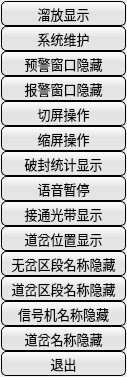
<?xml version="1.0" encoding="UTF-8"?>
<ui version="4.0">
 <class>CFuzhuMenuDlg</class>
 <widget class="QDialog" name="CFuzhuMenuDlg">
  <property name="geometry">
   <rect>
    <x>0</x>
    <y>0</y>
    <width>127</width>
    <height>377</height>
   </rect>
  </property>
  <property name="windowTitle">
   <string>Dialog</string>
  </property>
  <widget class="QPushButton" name="pushButton_LFShow">
   <property name="geometry">
    <rect>
     <x>1</x>
     <y>1</y>
     <width>125</width>
     <height>25</height>
    </rect>
   </property>
   <property name="font">
    <font>
     <family>黑体</family>
     <pointsize>10</pointsize>
    </font>
   </property>
   <property name="styleSheet">
    <string notr="true">QPushButton
{
	background-color: qlineargradient(spread:pad, x1:0, y1:0, x2:0, y2:0.954273, stop:0 rgba(255, 255, 255, 255), stop:0.477273 rgba(227, 227, 227, 255), stop:1 rgba(230, 230, 230, 255));
	border-style: outset;
	border-width: 1px;
	border-radius: 5px;
	border-color: black;
}
QPushButton::hover
{
	background-color: qlineargradient(spread:pad, x1:0, y1:0, x2:0, y2:1, stop:0 rgba(225, 225, 225, 255), stop:0.494318 rgba(198, 198, 198, 255), stop:1 rgba(225, 225, 225, 255));
	border-style: solid;
	border-radius: 5px;
	border-width: 1px;
	border-color: blue;
}

QPushButton::pressed
{
	background-color: qlineargradient(spread:pad, x1:0, y1:0, x2:0, y2:1, stop:0 rgba(185, 185, 185, 255), stop:0.494318 rgba(163, 163, 163, 255), stop:1 rgba(172, 172, 172, 255));
	border-style: solid;
	border-radius: 5px;
	border-width: 1px;
	border-color: black;
	padding-left:2px;
    padding-top:1px;
}</string>
   </property>
   <property name="text">
    <string>溜放显示</string>
   </property>
  </widget>
  <widget class="QPushButton" name="pushButton_XTWH">
   <property name="geometry">
    <rect>
     <x>1</x>
     <y>26</y>
     <width>125</width>
     <height>25</height>
    </rect>
   </property>
   <property name="font">
    <font>
     <family>黑体</family>
     <pointsize>10</pointsize>
    </font>
   </property>
   <property name="styleSheet">
    <string notr="true">QPushButton
{
	background-color: qlineargradient(spread:pad, x1:0, y1:0, x2:0, y2:0.954273, stop:0 rgba(255, 255, 255, 255), stop:0.477273 rgba(227, 227, 227, 255), stop:1 rgba(230, 230, 230, 255));
	border-style: outset;
	border-width: 1px;
	border-radius: 5px;
	border-color: black;
}
QPushButton::hover
{
	background-color: qlineargradient(spread:pad, x1:0, y1:0, x2:0, y2:1, stop:0 rgba(225, 225, 225, 255), stop:0.494318 rgba(198, 198, 198, 255), stop:1 rgba(225, 225, 225, 255));
	border-style: solid;
	border-radius: 5px;
	border-width: 1px;
	border-color: blue;
}

QPushButton::pressed
{
	background-color: qlineargradient(spread:pad, x1:0, y1:0, x2:0, y2:1, stop:0 rgba(185, 185, 185, 255), stop:0.494318 rgba(163, 163, 163, 255), stop:1 rgba(172, 172, 172, 255));
	border-style: solid;
	border-radius: 5px;
	border-width: 1px;
	border-color: black;
	padding-left:2px;
    padding-top:1px;
}</string>
   </property>
   <property name="text">
    <string>系统维护</string>
   </property>
  </widget>
  <widget class="QPushButton" name="pushButton_BJDlgShow">
   <property name="geometry">
    <rect>
     <x>1</x>
     <y>76</y>
     <width>125</width>
     <height>25</height>
    </rect>
   </property>
   <property name="font">
    <font>
     <family>黑体</family>
     <pointsize>10</pointsize>
    </font>
   </property>
   <property name="styleSheet">
    <string notr="true">QPushButton
{
	background-color: qlineargradient(spread:pad, x1:0, y1:0, x2:0, y2:0.954273, stop:0 rgba(255, 255, 255, 255), stop:0.477273 rgba(227, 227, 227, 255), stop:1 rgba(230, 230, 230, 255));
	border-style: outset;
	border-width: 1px;
	border-radius: 5px;
	border-color: black;
}
QPushButton::hover
{
	background-color: qlineargradient(spread:pad, x1:0, y1:0, x2:0, y2:1, stop:0 rgba(225, 225, 225, 255), stop:0.494318 rgba(198, 198, 198, 255), stop:1 rgba(225, 225, 225, 255));
	border-style: solid;
	border-radius: 5px;
	border-width: 1px;
	border-color: blue;
}

QPushButton::pressed
{
	background-color: qlineargradient(spread:pad, x1:0, y1:0, x2:0, y2:1, stop:0 rgba(185, 185, 185, 255), stop:0.494318 rgba(163, 163, 163, 255), stop:1 rgba(172, 172, 172, 255));
	border-style: solid;
	border-radius: 5px;
	border-width: 1px;
	border-color: black;
	padding-left:2px;
    padding-top:1px;
}</string>
   </property>
   <property name="text">
    <string>报警窗口隐藏</string>
   </property>
  </widget>
  <widget class="QPushButton" name="pushButton_YJDlgShow">
   <property name="geometry">
    <rect>
     <x>1</x>
     <y>51</y>
     <width>125</width>
     <height>25</height>
    </rect>
   </property>
   <property name="font">
    <font>
     <family>黑体</family>
     <pointsize>10</pointsize>
    </font>
   </property>
   <property name="styleSheet">
    <string notr="true">QPushButton
{
	background-color: qlineargradient(spread:pad, x1:0, y1:0, x2:0, y2:0.954273, stop:0 rgba(255, 255, 255, 255), stop:0.477273 rgba(227, 227, 227, 255), stop:1 rgba(230, 230, 230, 255));
	border-style: outset;
	border-width: 1px;
	border-radius: 5px;
	border-color: black;
}
QPushButton::hover
{
	background-color: qlineargradient(spread:pad, x1:0, y1:0, x2:0, y2:1, stop:0 rgba(225, 225, 225, 255), stop:0.494318 rgba(198, 198, 198, 255), stop:1 rgba(225, 225, 225, 255));
	border-style: solid;
	border-radius: 5px;
	border-width: 1px;
	border-color: blue;
}

QPushButton::pressed
{
	background-color: qlineargradient(spread:pad, x1:0, y1:0, x2:0, y2:1, stop:0 rgba(185, 185, 185, 255), stop:0.494318 rgba(163, 163, 163, 255), stop:1 rgba(172, 172, 172, 255));
	border-style: solid;
	border-radius: 5px;
	border-width: 1px;
	border-color: black;
	padding-left:2px;
    padding-top:1px;
}</string>
   </property>
   <property name="text">
    <string>预警窗口隐藏</string>
   </property>
  </widget>
  <widget class="QPushButton" name="pushButton_SPCZ">
   <property name="geometry">
    <rect>
     <x>1</x>
     <y>126</y>
     <width>125</width>
     <height>25</height>
    </rect>
   </property>
   <property name="font">
    <font>
     <family>黑体</family>
     <pointsize>10</pointsize>
    </font>
   </property>
   <property name="styleSheet">
    <string notr="true">QPushButton
{
	background-color: qlineargradient(spread:pad, x1:0, y1:0, x2:0, y2:0.954273, stop:0 rgba(255, 255, 255, 255), stop:0.477273 rgba(227, 227, 227, 255), stop:1 rgba(230, 230, 230, 255));
	border-style: outset;
	border-width: 1px;
	border-radius: 5px;
	border-color: black;
}
QPushButton::hover
{
	background-color: qlineargradient(spread:pad, x1:0, y1:0, x2:0, y2:1, stop:0 rgba(225, 225, 225, 255), stop:0.494318 rgba(198, 198, 198, 255), stop:1 rgba(225, 225, 225, 255));
	border-style: solid;
	border-radius: 5px;
	border-width: 1px;
	border-color: blue;
}

QPushButton::pressed
{
	background-color: qlineargradient(spread:pad, x1:0, y1:0, x2:0, y2:1, stop:0 rgba(185, 185, 185, 255), stop:0.494318 rgba(163, 163, 163, 255), stop:1 rgba(172, 172, 172, 255));
	border-style: solid;
	border-radius: 5px;
	border-width: 1px;
	border-color: black;
	padding-left:2px;
    padding-top:1px;
}</string>
   </property>
   <property name="text">
    <string>缩屏操作</string>
   </property>
  </widget>
  <widget class="QPushButton" name="pushButton_QPCZ">
   <property name="geometry">
    <rect>
     <x>1</x>
     <y>101</y>
     <width>125</width>
     <height>25</height>
    </rect>
   </property>
   <property name="font">
    <font>
     <family>黑体</family>
     <pointsize>10</pointsize>
    </font>
   </property>
   <property name="styleSheet">
    <string notr="true">QPushButton
{
	background-color: qlineargradient(spread:pad, x1:0, y1:0, x2:0, y2:0.954273, stop:0 rgba(255, 255, 255, 255), stop:0.477273 rgba(227, 227, 227, 255), stop:1 rgba(230, 230, 230, 255));
	border-style: outset;
	border-width: 1px;
	border-radius: 5px;
	border-color: black;
}
QPushButton::hover
{
	background-color: qlineargradient(spread:pad, x1:0, y1:0, x2:0, y2:1, stop:0 rgba(225, 225, 225, 255), stop:0.494318 rgba(198, 198, 198, 255), stop:1 rgba(225, 225, 225, 255));
	border-style: solid;
	border-radius: 5px;
	border-width: 1px;
	border-color: blue;
}

QPushButton::pressed
{
	background-color: qlineargradient(spread:pad, x1:0, y1:0, x2:0, y2:1, stop:0 rgba(185, 185, 185, 255), stop:0.494318 rgba(163, 163, 163, 255), stop:1 rgba(172, 172, 172, 255));
	border-style: solid;
	border-radius: 5px;
	border-width: 1px;
	border-color: black;
	padding-left:2px;
    padding-top:1px;
}</string>
   </property>
   <property name="text">
    <string>切屏操作</string>
   </property>
  </widget>
  <widget class="QPushButton" name="pushButton_QFTJShow">
   <property name="geometry">
    <rect>
     <x>1</x>
     <y>151</y>
     <width>125</width>
     <height>25</height>
    </rect>
   </property>
   <property name="font">
    <font>
     <family>黑体</family>
     <pointsize>10</pointsize>
    </font>
   </property>
   <property name="styleSheet">
    <string notr="true">QPushButton
{
	background-color: qlineargradient(spread:pad, x1:0, y1:0, x2:0, y2:0.954273, stop:0 rgba(255, 255, 255, 255), stop:0.477273 rgba(227, 227, 227, 255), stop:1 rgba(230, 230, 230, 255));
	border-style: outset;
	border-width: 1px;
	border-radius: 5px;
	border-color: black;
}
QPushButton::hover
{
	background-color: qlineargradient(spread:pad, x1:0, y1:0, x2:0, y2:1, stop:0 rgba(225, 225, 225, 255), stop:0.494318 rgba(198, 198, 198, 255), stop:1 rgba(225, 225, 225, 255));
	border-style: solid;
	border-radius: 5px;
	border-width: 1px;
	border-color: blue;
}

QPushButton::pressed
{
	background-color: qlineargradient(spread:pad, x1:0, y1:0, x2:0, y2:1, stop:0 rgba(185, 185, 185, 255), stop:0.494318 rgba(163, 163, 163, 255), stop:1 rgba(172, 172, 172, 255));
	border-style: solid;
	border-radius: 5px;
	border-width: 1px;
	border-color: black;
	padding-left:2px;
    padding-top:1px;
}</string>
   </property>
   <property name="text">
    <string>破封统计显示</string>
   </property>
  </widget>
  <widget class="QPushButton" name="pushButton_SpeekStop">
   <property name="geometry">
    <rect>
     <x>1</x>
     <y>176</y>
     <width>125</width>
     <height>25</height>
    </rect>
   </property>
   <property name="font">
    <font>
     <family>黑体</family>
     <pointsize>10</pointsize>
    </font>
   </property>
   <property name="styleSheet">
    <string notr="true">QPushButton
{
	background-color: qlineargradient(spread:pad, x1:0, y1:0, x2:0, y2:0.954273, stop:0 rgba(255, 255, 255, 255), stop:0.477273 rgba(227, 227, 227, 255), stop:1 rgba(230, 230, 230, 255));
	border-style: outset;
	border-width: 1px;
	border-radius: 5px;
	border-color: black;
}
QPushButton::hover
{
	background-color: qlineargradient(spread:pad, x1:0, y1:0, x2:0, y2:1, stop:0 rgba(225, 225, 225, 255), stop:0.494318 rgba(198, 198, 198, 255), stop:1 rgba(225, 225, 225, 255));
	border-style: solid;
	border-radius: 5px;
	border-width: 1px;
	border-color: blue;
}

QPushButton::pressed
{
	background-color: qlineargradient(spread:pad, x1:0, y1:0, x2:0, y2:1, stop:0 rgba(185, 185, 185, 255), stop:0.494318 rgba(163, 163, 163, 255), stop:1 rgba(172, 172, 172, 255));
	border-style: solid;
	border-radius: 5px;
	border-width: 1px;
	border-color: black;
	padding-left:2px;
    padding-top:1px;
}</string>
   </property>
   <property name="text">
    <string>语音暂停</string>
   </property>
  </widget>
  <widget class="QPushButton" name="pushButton_JTGD">
   <property name="geometry">
    <rect>
     <x>1</x>
     <y>201</y>
     <width>125</width>
     <height>25</height>
    </rect>
   </property>
   <property name="font">
    <font>
     <family>黑体</family>
     <pointsize>10</pointsize>
    </font>
   </property>
   <property name="styleSheet">
    <string notr="true">QPushButton
{
	background-color: qlineargradient(spread:pad, x1:0, y1:0, x2:0, y2:0.954273, stop:0 rgba(255, 255, 255, 255), stop:0.477273 rgba(227, 227, 227, 255), stop:1 rgba(230, 230, 230, 255));
	border-style: outset;
	border-width: 1px;
	border-radius: 5px;
	border-color: black;
}
QPushButton::hover
{
	background-color: qlineargradient(spread:pad, x1:0, y1:0, x2:0, y2:1, stop:0 rgba(225, 225, 225, 255), stop:0.494318 rgba(198, 198, 198, 255), stop:1 rgba(225, 225, 225, 255));
	border-style: solid;
	border-radius: 5px;
	border-width: 1px;
	border-color: blue;
}

QPushButton::pressed
{
	background-color: qlineargradient(spread:pad, x1:0, y1:0, x2:0, y2:1, stop:0 rgba(185, 185, 185, 255), stop:0.494318 rgba(163, 163, 163, 255), stop:1 rgba(172, 172, 172, 255));
	border-style: solid;
	border-radius: 5px;
	border-width: 1px;
	border-color: black;
	padding-left:2px;
    padding-top:1px;
}</string>
   </property>
   <property name="text">
    <string>接通光带显示</string>
   </property>
  </widget>
  <widget class="QPushButton" name="pushButton_DCWZShow">
   <property name="geometry">
    <rect>
     <x>1</x>
     <y>226</y>
     <width>125</width>
     <height>25</height>
    </rect>
   </property>
   <property name="font">
    <font>
     <family>黑体</family>
     <pointsize>10</pointsize>
    </font>
   </property>
   <property name="styleSheet">
    <string notr="true">QPushButton
{
	background-color: qlineargradient(spread:pad, x1:0, y1:0, x2:0, y2:0.954273, stop:0 rgba(255, 255, 255, 255), stop:0.477273 rgba(227, 227, 227, 255), stop:1 rgba(230, 230, 230, 255));
	border-style: outset;
	border-width: 1px;
	border-radius: 5px;
	border-color: black;
}
QPushButton::hover
{
	background-color: qlineargradient(spread:pad, x1:0, y1:0, x2:0, y2:1, stop:0 rgba(225, 225, 225, 255), stop:0.494318 rgba(198, 198, 198, 255), stop:1 rgba(225, 225, 225, 255));
	border-style: solid;
	border-radius: 5px;
	border-width: 1px;
	border-color: blue;
}

QPushButton::pressed
{
	background-color: qlineargradient(spread:pad, x1:0, y1:0, x2:0, y2:1, stop:0 rgba(185, 185, 185, 255), stop:0.494318 rgba(163, 163, 163, 255), stop:1 rgba(172, 172, 172, 255));
	border-style: solid;
	border-radius: 5px;
	border-width: 1px;
	border-color: black;
	padding-left:2px;
    padding-top:1px;
}</string>
   </property>
   <property name="text">
    <string>道岔位置显示</string>
   </property>
  </widget>
  <widget class="QPushButton" name="pushButton_WCQDNameShow">
   <property name="geometry">
    <rect>
     <x>1</x>
     <y>251</y>
     <width>125</width>
     <height>25</height>
    </rect>
   </property>
   <property name="font">
    <font>
     <family>黑体</family>
     <pointsize>10</pointsize>
    </font>
   </property>
   <property name="styleSheet">
    <string notr="true">QPushButton
{
	background-color: qlineargradient(spread:pad, x1:0, y1:0, x2:0, y2:0.954273, stop:0 rgba(255, 255, 255, 255), stop:0.477273 rgba(227, 227, 227, 255), stop:1 rgba(230, 230, 230, 255));
	border-style: outset;
	border-width: 1px;
	border-radius: 5px;
	border-color: black;
}
QPushButton::hover
{
	background-color: qlineargradient(spread:pad, x1:0, y1:0, x2:0, y2:1, stop:0 rgba(225, 225, 225, 255), stop:0.494318 rgba(198, 198, 198, 255), stop:1 rgba(225, 225, 225, 255));
	border-style: solid;
	border-radius: 5px;
	border-width: 1px;
	border-color: blue;
}

QPushButton::pressed
{
	background-color: qlineargradient(spread:pad, x1:0, y1:0, x2:0, y2:1, stop:0 rgba(185, 185, 185, 255), stop:0.494318 rgba(163, 163, 163, 255), stop:1 rgba(172, 172, 172, 255));
	border-style: solid;
	border-radius: 5px;
	border-width: 1px;
	border-color: black;
	padding-left:2px;
    padding-top:1px;
}</string>
   </property>
   <property name="text">
    <string>无岔区段名称隐藏</string>
   </property>
  </widget>
  <widget class="QPushButton" name="pushButton_DCQDNameShow">
   <property name="geometry">
    <rect>
     <x>1</x>
     <y>276</y>
     <width>125</width>
     <height>25</height>
    </rect>
   </property>
   <property name="font">
    <font>
     <family>黑体</family>
     <pointsize>10</pointsize>
    </font>
   </property>
   <property name="styleSheet">
    <string notr="true">QPushButton
{
	background-color: qlineargradient(spread:pad, x1:0, y1:0, x2:0, y2:0.954273, stop:0 rgba(255, 255, 255, 255), stop:0.477273 rgba(227, 227, 227, 255), stop:1 rgba(230, 230, 230, 255));
	border-style: outset;
	border-width: 1px;
	border-radius: 5px;
	border-color: black;
}
QPushButton::hover
{
	background-color: qlineargradient(spread:pad, x1:0, y1:0, x2:0, y2:1, stop:0 rgba(225, 225, 225, 255), stop:0.494318 rgba(198, 198, 198, 255), stop:1 rgba(225, 225, 225, 255));
	border-style: solid;
	border-radius: 5px;
	border-width: 1px;
	border-color: blue;
}

QPushButton::pressed
{
	background-color: qlineargradient(spread:pad, x1:0, y1:0, x2:0, y2:1, stop:0 rgba(185, 185, 185, 255), stop:0.494318 rgba(163, 163, 163, 255), stop:1 rgba(172, 172, 172, 255));
	border-style: solid;
	border-radius: 5px;
	border-width: 1px;
	border-color: black;
	padding-left:2px;
    padding-top:1px;
}</string>
   </property>
   <property name="text">
    <string>道岔区段名称隐藏</string>
   </property>
  </widget>
  <widget class="QPushButton" name="pushButton_XHDNameShow">
   <property name="geometry">
    <rect>
     <x>1</x>
     <y>301</y>
     <width>125</width>
     <height>25</height>
    </rect>
   </property>
   <property name="font">
    <font>
     <family>黑体</family>
     <pointsize>10</pointsize>
    </font>
   </property>
   <property name="styleSheet">
    <string notr="true">QPushButton
{
	background-color: qlineargradient(spread:pad, x1:0, y1:0, x2:0, y2:0.954273, stop:0 rgba(255, 255, 255, 255), stop:0.477273 rgba(227, 227, 227, 255), stop:1 rgba(230, 230, 230, 255));
	border-style: outset;
	border-width: 1px;
	border-radius: 5px;
	border-color: black;
}
QPushButton::hover
{
	background-color: qlineargradient(spread:pad, x1:0, y1:0, x2:0, y2:1, stop:0 rgba(225, 225, 225, 255), stop:0.494318 rgba(198, 198, 198, 255), stop:1 rgba(225, 225, 225, 255));
	border-style: solid;
	border-radius: 5px;
	border-width: 1px;
	border-color: blue;
}

QPushButton::pressed
{
	background-color: qlineargradient(spread:pad, x1:0, y1:0, x2:0, y2:1, stop:0 rgba(185, 185, 185, 255), stop:0.494318 rgba(163, 163, 163, 255), stop:1 rgba(172, 172, 172, 255));
	border-style: solid;
	border-radius: 5px;
	border-width: 1px;
	border-color: black;
	padding-left:2px;
    padding-top:1px;
}</string>
   </property>
   <property name="text">
    <string>信号机名称隐藏</string>
   </property>
  </widget>
  <widget class="QPushButton" name="pushButton_DCNameShow">
   <property name="geometry">
    <rect>
     <x>1</x>
     <y>326</y>
     <width>125</width>
     <height>25</height>
    </rect>
   </property>
   <property name="font">
    <font>
     <family>黑体</family>
     <pointsize>10</pointsize>
    </font>
   </property>
   <property name="styleSheet">
    <string notr="true">QPushButton
{
	background-color: qlineargradient(spread:pad, x1:0, y1:0, x2:0, y2:0.954273, stop:0 rgba(255, 255, 255, 255), stop:0.477273 rgba(227, 227, 227, 255), stop:1 rgba(230, 230, 230, 255));
	border-style: outset;
	border-width: 1px;
	border-radius: 5px;
	border-color: black;
}
QPushButton::hover
{
	background-color: qlineargradient(spread:pad, x1:0, y1:0, x2:0, y2:1, stop:0 rgba(225, 225, 225, 255), stop:0.494318 rgba(198, 198, 198, 255), stop:1 rgba(225, 225, 225, 255));
	border-style: solid;
	border-radius: 5px;
	border-width: 1px;
	border-color: blue;
}

QPushButton::pressed
{
	background-color: qlineargradient(spread:pad, x1:0, y1:0, x2:0, y2:1, stop:0 rgba(185, 185, 185, 255), stop:0.494318 rgba(163, 163, 163, 255), stop:1 rgba(172, 172, 172, 255));
	border-style: solid;
	border-radius: 5px;
	border-width: 1px;
	border-color: black;
	padding-left:2px;
    padding-top:1px;
}</string>
   </property>
   <property name="text">
    <string>道岔名称隐藏</string>
   </property>
  </widget>
  <widget class="QPushButton" name="pushButton_Cancel">
   <property name="geometry">
    <rect>
     <x>1</x>
     <y>351</y>
     <width>125</width>
     <height>25</height>
    </rect>
   </property>
   <property name="font">
    <font>
     <family>黑体</family>
     <pointsize>10</pointsize>
    </font>
   </property>
   <property name="styleSheet">
    <string notr="true">QPushButton
{
	background-color: qlineargradient(spread:pad, x1:0, y1:0, x2:0, y2:0.954273, stop:0 rgba(255, 255, 255, 255), stop:0.477273 rgba(227, 227, 227, 255), stop:1 rgba(230, 230, 230, 255));
	border-style: outset;
	border-width: 1px;
	border-radius: 5px;
	border-color: black;
}
QPushButton::hover
{
	background-color: qlineargradient(spread:pad, x1:0, y1:0, x2:0, y2:1, stop:0 rgba(225, 225, 225, 255), stop:0.494318 rgba(198, 198, 198, 255), stop:1 rgba(225, 225, 225, 255));
	border-style: solid;
	border-radius: 5px;
	border-width: 1px;
	border-color: blue;
}

QPushButton::pressed
{
	background-color: qlineargradient(spread:pad, x1:0, y1:0, x2:0, y2:1, stop:0 rgba(185, 185, 185, 255), stop:0.494318 rgba(163, 163, 163, 255), stop:1 rgba(172, 172, 172, 255));
	border-style: solid;
	border-radius: 5px;
	border-width: 1px;
	border-color: black;
	padding-left:2px;
    padding-top:1px;
}</string>
   </property>
   <property name="text">
    <string>退出</string>
   </property>
  </widget>
 </widget>
 <resources/>
 <connections/>
</ui>
